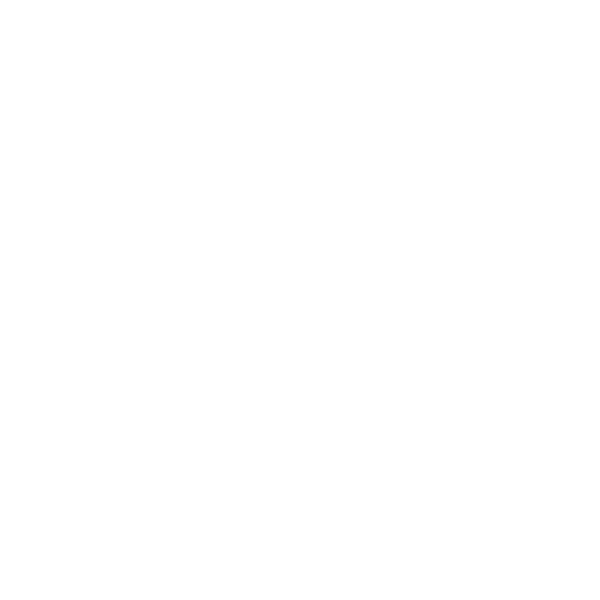
Frame 1 (no input)
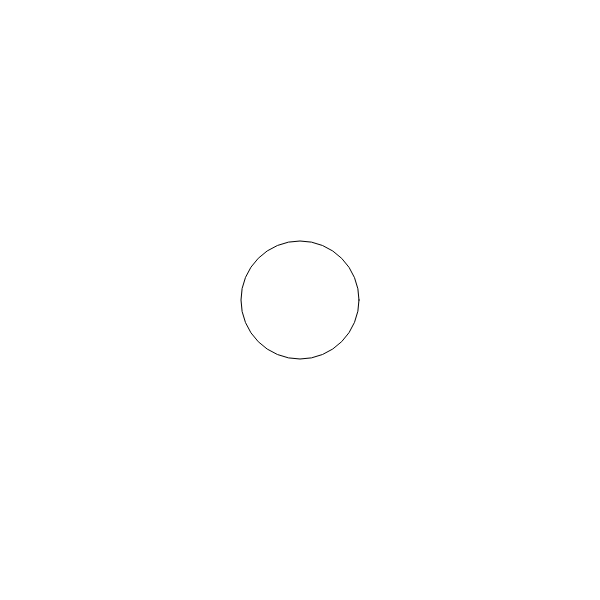
Frame 60 (no input)
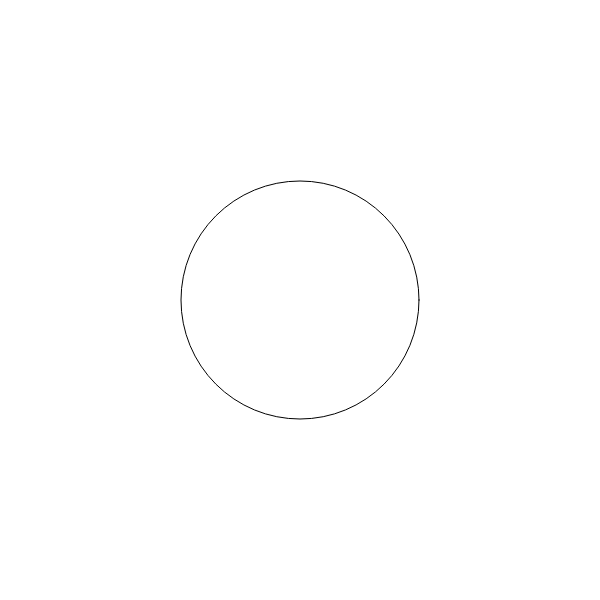
Frame 120 (the mouse pressed at the canvas centre since frame 60)

The p5.js sketch that drew these frames (run headless with seeded random() and noise() and a simulated clock; from frame 60 on, the mouse is pressed at the canvas centre):

// p5.js sketch
// ── sketch.js
var rad = 0;

function setup() {
  createCanvas(600, 600);
}

function draw() {
  background(255);

  ellipse(width / 2, height / 2, rad, rad);
  rad += 2;

  if (rad > 300) {
    rad = 0;
  }
}
